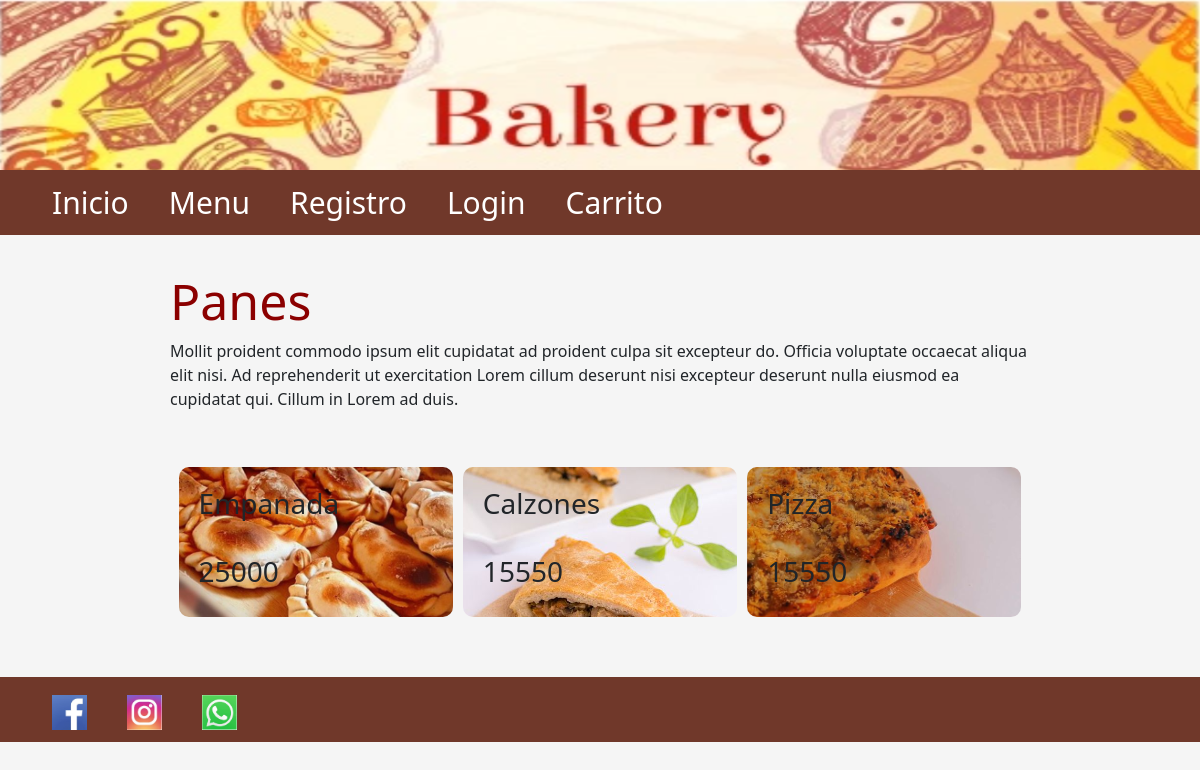
Before: /Menu with the older database file.
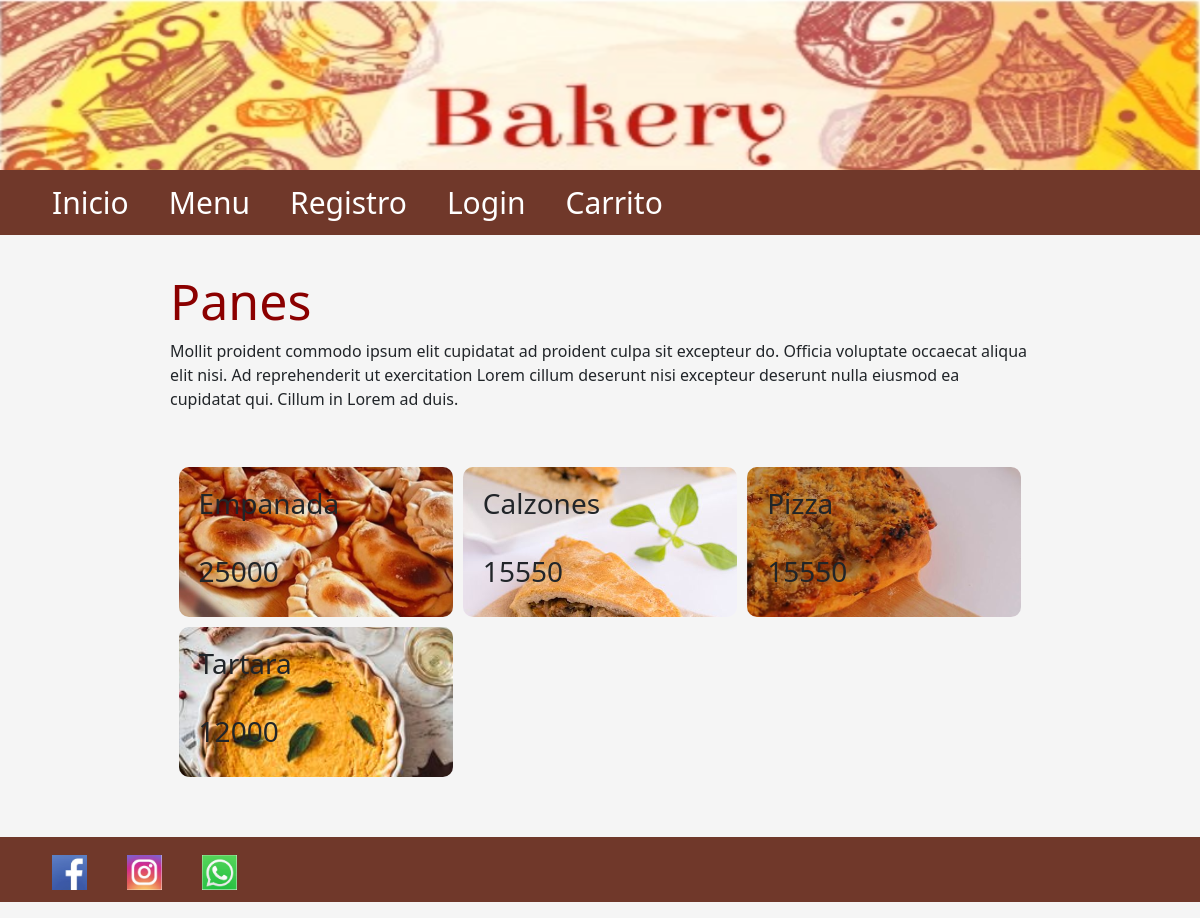
After: the same page with the newer database file.
### panaderia/models.py (models this page shows)
class Platos(db.Model):
    __tablename__ = 'platos'
    idproducto = db.Column(db.Integer, primary_key=True)
    nombreplato = db.Column(db.String(510), nullable=True)
    precioplato = db.Column(db.Integer, nullable=True)
    descripcionplato = db.Column(db.String(200))
    nombreimagenplato = db.Column(db.String(200), nullable=False)

### panaderia/views.py (the view)
@app.route('/Menu')
def menu():
    platos = Platos.query.all()
    return render_template('menu.html', platos=platos)

### panaderia/templates/Menu.html
{% extends './layout.html' %} {% block title %} Menu {% endblock %} {% block body %}
    <h1>Panes</h1>
    <p>Mollit proident commodo ipsum elit cupidatat ad proident culpa sit excepteur do. Officia voluptate occaecat aliqua elit nisi. Ad reprehenderit ut exercitation Lorem cillum deserunt nisi excepteur deserunt nulla eiusmod ea cupidatat qui. Cillum in
        Lorem ad duis.</p>
    <div class="contenedor">
        {%for plato in platos%}
                    <div class="imagenes-inicio" style="background-image:url(static/uploads/{{plato.nombreimagenplato}})">
                        <div class="textos">
                            <h3>{{plato.nombreplato}}</h3>
                            <h3>{{plato.precioplato}}</h3>
                        </div>
                    </div>
        {% endfor %}
{% endblock %}

### panaderia/templates/layout.html (shortened to what this page needs)
<!DOCTYPE html>
<html lang="en">
<head>
    <link href="https://cdn.jsdelivr.net/npm/bootstrap@5.1.3/dist/css/bootstrap.min.css" rel="stylesheet">
    <link rel='stylesheet' href="{{url_for('static', filename='css/layout.css')}}" />
</head>
<header>
    <img src="{{url_for('static', filename='imagenes/bakery4.png')}}" alt="Banner Horizontal" width="100%" height="170px" />
</header>
<div>
    <nav>
        <ul>
            <li><a href="{{url_for('index')}}">Inicio</a></li>
            <li><a href="{{url_for('menu')}}">Menu</a></li>
            {% if current_user.is_authenticated %}
                <li><a href="{{url_for('perfil')}}">{{current_user.nombre}}</a></li>
                <li><a href="{{url_for('logout')}}">Logout</a></li>
                {% if current_user.idrol==2 %}
                    <li><a href="{{url_for('crearplatos')}}">CRUD Platos</a></li>
                    <li><a href="{{url_for('dashboard')}}">CRUD Personas</a></li>
                {% endif %}
            {% else %}
                <li><a href="{{url_for('registro')}}">Registro</a></li>
                <li><a href="{{url_for('login')}}">Login</a></li>
            {% endif %}
            <li><a href="/Carrito">Carrito</a></li>
        </ul>
    </nav>
    <body>
    <main>
    {% block body %} {% endblock %}
    </main>
    </body>
    <footer>
        <div>
            <ul class="horizontal-list" aling="rigth">
                <li>
                    <a><img src="{{url_for('static', filename='imagenes/facebookicono.png')}}" width="35" height="35" class="x-footer-social-icons facebook" align="center"></a>
                </li>
                <li>
                    <a><img src="{{url_for('static', filename='imagenes/instagramIco.PNG')}}" width="35" height="35" class="x-footer-social-icons facebook" align='center'></a>
                </li>
                <li>
                    <a><img src="{{url_for('static', filename='imagenes/whatsappIco.png')}}" width="35" height="35" class="x-footer-social-icons facebook" align='center'></a>
                </li>
            </ul>
        </div>
    </footer>
</html>

### panaderia/static/css/layout.css (style rules this page uses)
* { margin: 0; padding: 0; font-style: Ginebra; }
main { max-width: 900px; width: 90%; margin: auto; padding: 20px; }
h1 { color: darkred; font-style: Ginebra; }
ul { list-style-type: none; background-color: #70382a; overflow: hidden; }
li { float: left; font-size: 30px; }
li a { display: block; color: white; padding-left: 20px; padding-right: 20px; padding-top: 10px; padding-bottom: 10px; text-decoration: none; text-align: center; }
h1 { text-align: left; font-size: 50px; }
.contenedor, .contenedorcarrito { width: 98%; max-width: 1000px; margin: auto; padding: 40px 0; display: grid; grid-template-columns: 1fr 1fr 1fr; gap: 10px; }
.imagenes-inicio { border-radius: 10px; min-height: 150px; font-weight: bold; padding: 20px; position: relative; overflow: hidden; background-size: cover; background-position: center center; }
.imagenes-inicio .textos { height: 100%; display: grid; grid-template-rows: 1fr auto; }

### panaderia/templates/layout.html (style rules this page uses)
body { background-color: whitesmoke; animation-direction: normal; }

Changed rows visible on the page:
added Platos: nombreimagenplato (picture), nombreplato "Tartara", precioplato "12000"
